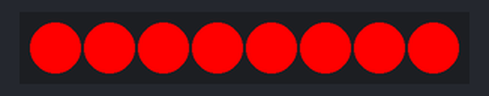
A sketch run on a simulated Arduino Uno, built with avr-gcc and run on an emulated ATmega328P. On the bench: 8 RGB LEDs in strip order, left to right.

Above: at 0.4 s.
At 1.5 s:
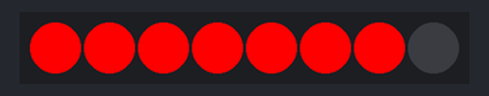
At 2.5 s:
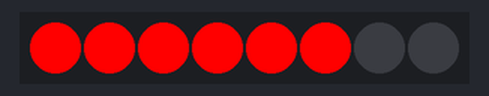
At 4.5 s:
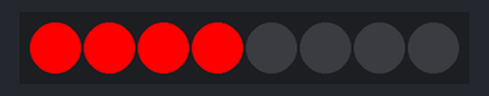
At 6.5 s:
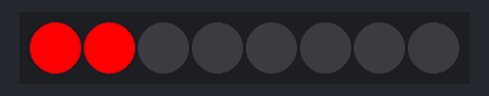
At 8.5 s:
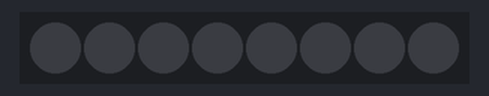
Timing chart, 0 to 40.0 s (numbered marks = the images above):
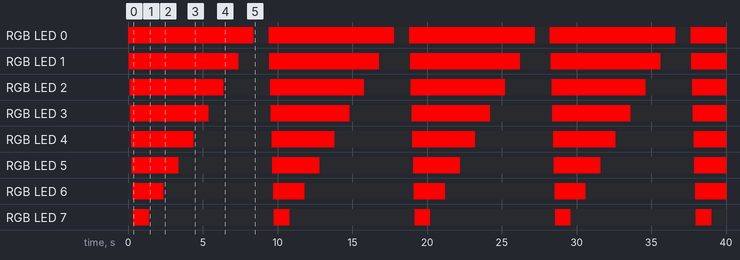

The sketch:

1234.ino
```cpp
#include <Adafruit_NeoPixel.h>

#define PIN 6


Adafruit_NeoPixel strip = Adafruit_NeoPixel(8, PIN, NEO_GRB + NEO_KHZ800);


void setup() {
  strip.begin(); //네오픽셀을 초기화하기 위해 모든LED를 off시킨다
  strip.show();

}

void loop() {

  colorWipe(strip.Color(255,0,0),50);
  strip.show();
  for(int i=8 ; i >=0; i--){
  strip.setPixelColor(i, 0, 0, 0);
  strip.show();
  delay(1000);
  }
}
void colorWipe(uint32_t c, uint8_t wait) {
  for(uint16_t i=0; i<strip.numPixels(); i++) {
      strip.setPixelColor(i, c);
      strip.show();
      delay(wait);
  }
}
```

Measured:
- by itself, RGB LED 0: alternates RGB(255, 0, 0) for 8.4 s and off for 1.0 s
- by itself, RGB LED 1: alternates RGB(255, 0, 0) for 7.4 s and off for 2.1 s
- by itself, RGB LED 2: alternates RGB(255, 0, 0) for 6.3 s and off for 3.1 s
- by itself, RGB LED 3: alternates RGB(255, 0, 0) for 5.3 s and off for 4.2 s
- by itself, RGB LED 4: alternates RGB(255, 0, 0) for 4.2 s and off for 5.2 s
- by itself, RGB LED 5: alternates RGB(255, 0, 0) for 3.2 s and off for 6.3 s
- by itself, RGB LED 6: alternates RGB(255, 0, 0) for 2.1 s and off for 7.3 s
- by itself, RGB LED 7: alternates RGB(255, 0, 0) for 1.1 s and off for 8.4 s
